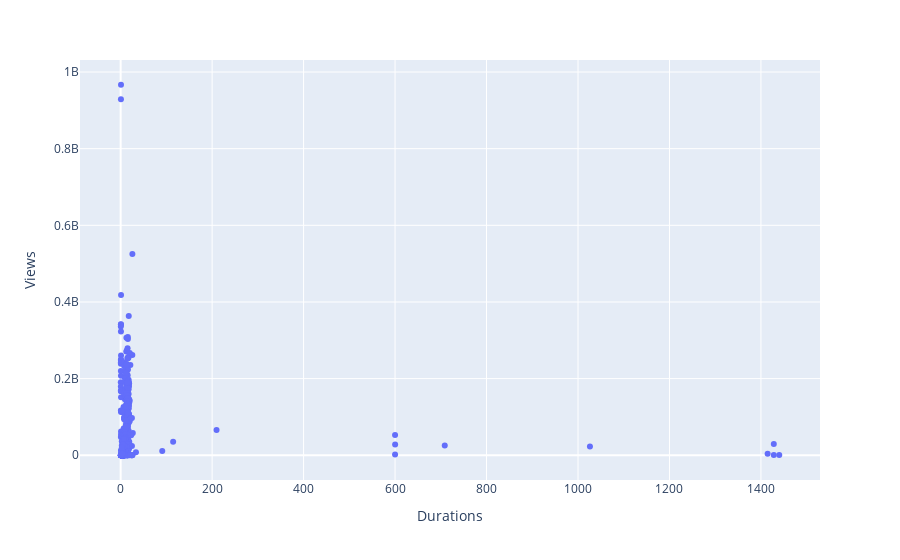

The notebook cell this image was saved under:
### Code cell
fig = px.scatter(df,x='Durations',y='Views')
fig.show()

### Figure 1 — Plotly figure (JSON) as saved in the notebook; plotly's stock layout.template omitted (floating-point values rounded to 4 significant figures; data arrays with more than 128 entries replaced by an {"elided": "..."} marker saying what was removed)
{"data": [{"hovertemplate": "Durations=%{x}<br>Views=%{y}<extra></extra>", "legendgroup": "", "marker": {"color": "#636efa", "symbol": "circle"}, "mode": "markers", "name": "", "orientation": "v", "showlegend": false, "type": "scatter", "x": {"elided": "762 float values"}, "xaxis": "x", "y": {"elided": "762 int values"}, "yaxis": "y"}], "layout": {"legend": {"tracegroupgap": 0}, "margin": {"t": 60}, "xaxis": {"anchor": "y", "domain": [0, 1], "title": {"text": "Durations"}}, "yaxis": {"anchor": "x", "domain": [0, 1], "title": {"text": "Views"}}}}
